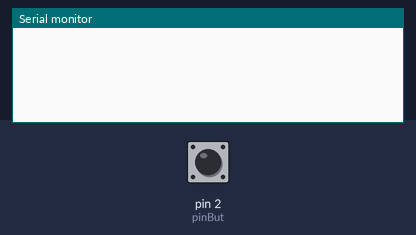
The sketch below on a simulated Arduino Leonardo, built with avr-gcc and run on an emulated ATmega32U4. Shown: the last lines printed to the serial monitor. The inputs (shaded band) are chosen by the test bench; at power-on: pin 2 (pinBut) HIGH. USB keyboard and mouse output is not drawn.

Above: at 1.2 s.
1.3 s: pin 2 (pinBut) pulled LOW for 0.15 s
At 3.0 s:
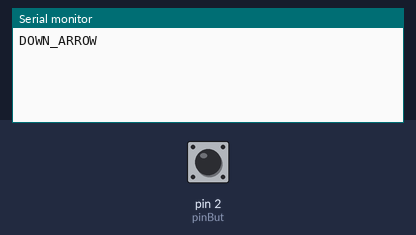
3.3 s: pin 2 (pinBut) pulsed LOW 2 times (0.12 s each, 0.3 s apart)
At 5.0 s:
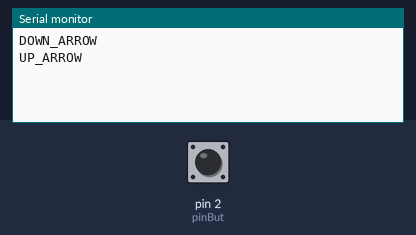

Measured:
- after the input at 1.3 s, the serial monitor: prints a new line after 0.50 s (image 1)
- after the input at 3.3 s, the serial monitor: prints a new line after 0.31 s (image 2)

The sketch:

main.ino
```cpp
#include "Keyboard.h"
const byte pinBut = 2;
byte butLst;

enum { None, SingleClick, DoubleClick };

// -----------------------------------------------------------------------------
int
chkButton (void)
{
    const  unsigned long ButTimeout  = 500;
    static unsigned long msecLst;
           unsigned long msec = millis ();

    if (msecLst && (msec - msecLst) > ButTimeout)  {
        msecLst = 0;
        return SingleClick;
    }

    byte but = digitalRead (pinBut);
    if (butLst != but)  {
        butLst = but;
        delay (10);           // ** debounce

        if (LOW == but)  {   // press
            if (msecLst)  { // 2nd press
                msecLst = 0;
                return DoubleClick;
            }
            else
                msecLst = 0 == msec ? 1 : msec;
        }
    }

    return None;
}

// -----------------------------------------------------------------------------
void
loop ()
{
    switch (chkButton ())  {
    case SingleClick:
         Keyboard.press(KEY_DOWN_ARROW);
         Serial.println("DOWN_ARROW");
        Keyboard.releaseAll();
        break;

    case DoubleClick:
         Keyboard.press(KEY_UP_ARROW);
         Serial.println("UP_ARROW");

        Keyboard.releaseAll();
        break;
    }
}

// -----------------------------------------------------------------------------
void
setup ()
{

    pinMode (pinBut, INPUT_PULLUP);
    butLst = digitalRead (pinBut);
    Keyboard.begin();
}
```
